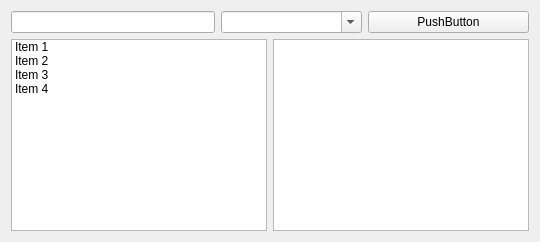
      <widget class="QWidget" name="tab_drag_drop">
       <property name="acceptDrops">
        <bool>false</bool>
       </property>
       <attribute name="title">
        <string>Drag &amp;&amp; Drop</string>
       </attribute>
       <layout class="QGridLayout" name="gridLayout_3">
        <item row="0" column="0" colspan="2">
         <layout class="QHBoxLayout" name="horizontalLayout_2">
          <item>
           <widget class="QLineEdit" name="lineEdit">
            <property name="minimumSize">
             <size>
              <width>135</width>
              <height>0</height>
             </size>
            </property>
            <property name="dragEnabled">
             <bool>true</bool>
            </property>
           </widget>
          </item>
          <item>
           <widget class="QComboBox" name="comboBox">
            <property name="minimumSize">
             <size>
              <width>141</width>
              <height>0</height>
             </size>
            </property>
            <property name="acceptDrops">
             <bool>true</bool>
            </property>
            <property name="editable">
             <bool>true</bool>
            </property>
           </widget>
          </item>
          <item>
           <widget class="QPushButton" name="pushButton">
            <property name="minimumSize">
             <size>
              <width>161</width>
              <height>0</height>
             </size>
            </property>
            <property name="acceptDrops">
             <bool>true</bool>
            </property>
            <property name="text">
             <string>PushButton</string>
            </property>
           </widget>
          </item>
         </layout>
        </item>
        <item row="1" column="0">
         <widget class="QListWidget" name="listWidget">
          <property name="dragEnabled">
           <bool>true</bool>
          </property>
          <property name="dragDropMode">
           <enum>QAbstractItemView::DragDrop</enum>
          </property>
          <property name="selectionMode">
           <enum>QAbstractItemView::ExtendedSelection</enum>
          </property>
          <item>
           <property name="text">
            <string>Item 1</string>
           </property>
          </item>
          <item>
           <property name="text">
            <string>Item 2</string>
           </property>
          </item>
          <item>
           <property name="text">
            <string>Item 3</string>
           </property>
          </item>
          <item>
           <property name="text">
            <string>Item 4</string>
           </property>
          </item>
         </widget>
        </item>
        <item row="1" column="1">
         <widget class="QListWidget" name="listWidget_2">
          <property name="dragEnabled">
           <bool>true</bool>
          </property>
          <property name="dragDropMode">
           <enum>QAbstractItemView::DragDrop</enum>
          </property>
          <property name="selectionMode">
           <enum>QAbstractItemView::ExtendedSelection</enum>
          </property>
         </widget>
        </item>
       </layout>
      </widget>
